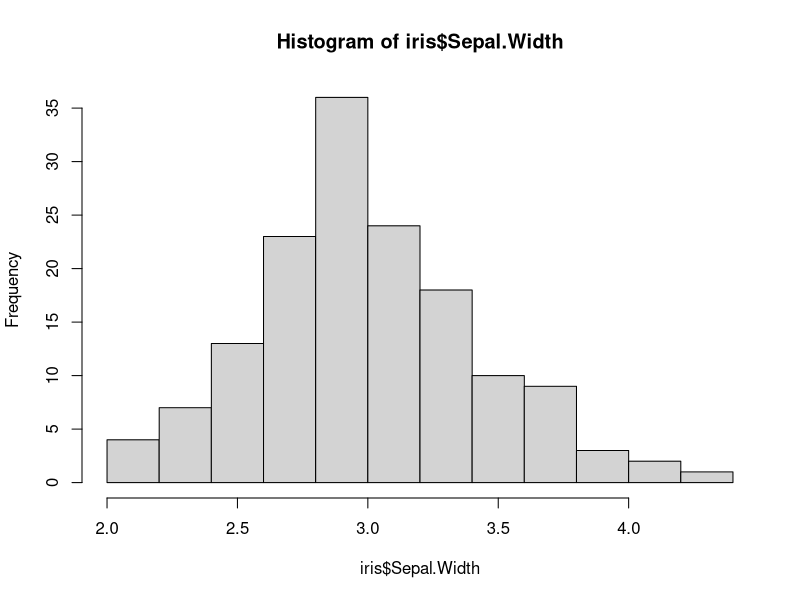
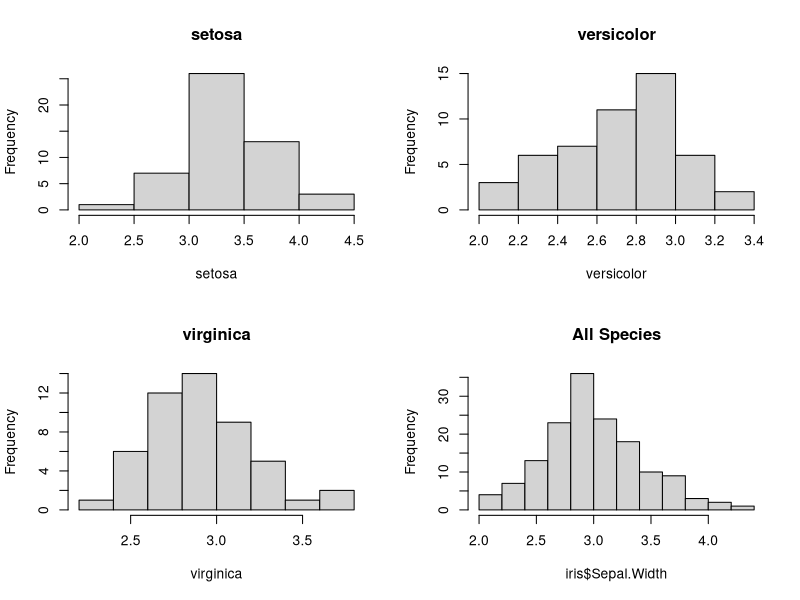
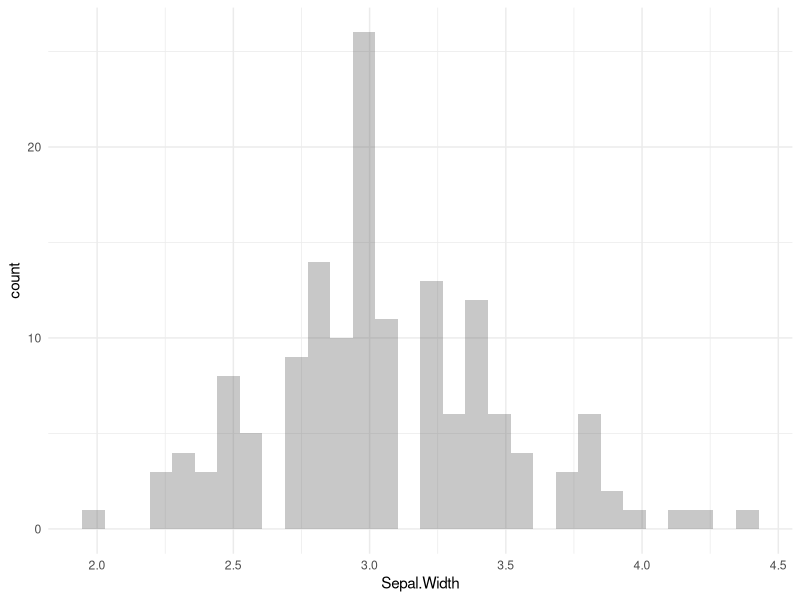
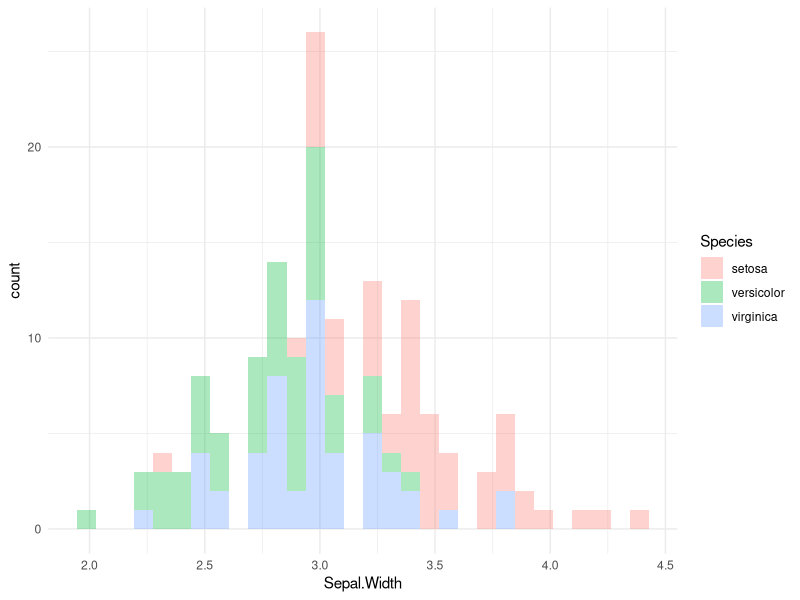

The R source for these figures, in order:
install.packages("ggplot2")
library(ggplot2)

# Make a histogram of the sepal width for all species
hist(iris$Sepal.Width)

# Make a histogram of the sepal width for each species
par(mfrow = c(2,2))
for (species in unique(iris$Species)) {
  hist(iris$Sepal.Width[iris$Species == species], main = species,
       xlab = species)
}
hist(iris$Sepal.Width, main = "All Species")
par(mfrow = c(1,1))

# Make a histogram of the sepal width for all species
iris |>
ggplot(aes(x = Sepal.Width)) + 
  geom_histogram(alpha = 0.328) +
  theme_minimal()

# Make a histogram of the sepal width for each species
iris |>
ggplot(aes(x = Sepal.Width, fill = Species)) + 
  geom_histogram(alpha = 0.328) +
  theme_minimal()
